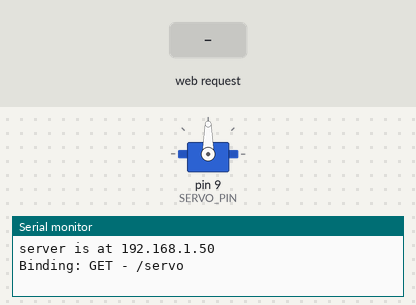
Bench run of a sketch on a simulated Arduino Uno, built for the host (arithmetic inside an expression is 32-bit, double 64-bit). Parts: servo, the last lines printed to the serial monitor. Inputs (shaded band) come from the test bench. WiFi joins after 1.5 s; servers stay silent unless stated.

Above: at 2.7 s.
2.8 s: HTTP request GET /servo received
At 3.4 s:
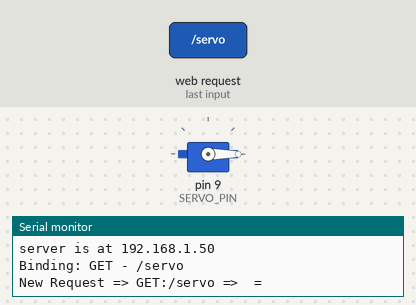
Timing chart, 0 to 5.8 s (numbered marks = the images above; inputs shaded):
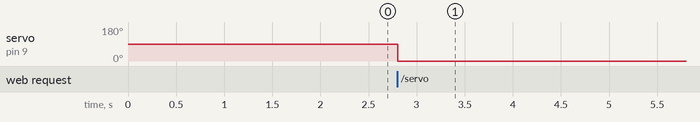

The sketch:

leapServoController.ino
```cpp
#include <SPI.h>
#include <Ethernet.h>
#include <Servo.h>
#include "restArdueasy.h"


// Enter a MAC address and IP address for your controller below.
// The IP address will be dependent on your local network:
byte mac[] = { 0xDE, 0xAD, 0xBE, 0xEF, 0xFE, 0xED };
IPAddress ip(192,168,1,177);
EthernetServer server(80);

const int SERVO_PIN = 9;
Servo myservo;


void setup() {
  myservo.attach(SERVO_PIN);

  beginSerial();
  beginEthernet(mac, ip, server);

  bind ("GET", "/servo", &setServo);
}


void loop() {
  restLoop(server);
}


void setServo(EthernetClient client, RequestParameter p) {
  char charBuf[10];
  int pos;
  p.value.toCharArray(charBuf, 10);
  pos = atoi(charBuf);
  if (pos >= 0 || pos <= 180) {
    myservo.write(pos);
  }
  httpOK(client);
}


void httpOK(EthernetClient client){
  client.println("HTTP/1.1 200 OK");
  client.println("Content-Type: text/html");
  client.println("Access-Control-Allow-Origin: *");
  client.println("Connection: close");  // the connection will be closed after completion of the response
  client.println();
}
```

restArdueasy.h
```cpp
#include "structs.h"

void bind ( String method, String uri, void (*f)(EthernetClient, RequestParameter) );

void parseHeader(EthernetClient client);

void beginSerial();

void beginEthernet(byte mac[], IPAddress ip, EthernetServer svr);

void restLoop(EthernetServer server);
```

restArdueasy.ino
```cpp
#include "structs.h"


void beginSerial() {
  // Open serial communications and wait for port to open:
  Serial.begin(9600);
}


void restLoop(EthernetServer server) {
  // listen for incoming clients
  EthernetClient client = server.available();
  if (client) {
    parseHeader(client);
    delay(1);
    client.stop();
  }
}

void beginEthernet(byte mac[], IPAddress ip, EthernetServer svr){
  // start the Ethernet connection and the server:
  Ethernet.begin(mac);
  svr.begin();
  Serial.print("server is at ");
  Serial.println(Ethernet.localIP());
}

boolean EOL(char buffer[]) {
  return (buffer[0] == '\r' && buffer[1] == '\n');
}

boolean EOH(char buffer[]) {
  return (buffer[0] == '\r' && buffer[1] == '\n' && buffer[2] == '\r' && buffer[3] == '\n');
}

String hashUri(String method, String uri) {
  return method + ':' + uri;
}

void (*bindedFunction[16])(EthernetClient, RequestParameter);
String bindedURI[16];
int bindCount = 0;


void bind ( String method, String uri, void (*f)(EthernetClient, RequestParameter) ) {
  Serial.println("Binding: " + method + " - " + uri);
  bindedFunction[bindCount] = f;
  bindedURI[bindCount] = hashUri(method, uri);
  bindCount = bindCount + 1;
}

void updateBuffer(char b[], char c) {
  b[0] = b[1];
  b[1] = b[2];
  b[2] = b[3];
  b[3] = c;
}

String parseHTTPField(EthernetClient client, char delimiter) {
  char buffer[4];
  String parameter = String();
  while (client.connected() && client.available() && !EOL(buffer)) {
    char c = client.read();
    if(c == delimiter) break;
    updateBuffer(buffer, c);
    parameter += c;
  }
  return parameter;
}

String parseHTTPMethod(EthernetClient client) {
  return parseHTTPField(client, ' ');

}

String parseRequestURI(EthernetClient client, RequestParameter &parameter) {
  String completeURI = parseHTTPField(client, ' ');
  if(completeURI.indexOf('?') != -1){
      parameter.name = completeURI.substring(completeURI.indexOf('?') + 1);
      parameter.value = parameter.name.substring(parameter.name.indexOf('=') + 1);
      parameter.name = parameter.name.substring(0,parameter.name.indexOf('='));
  }
  return completeURI.substring(0,completeURI.indexOf('?'));
}


void parseHeader(EthernetClient client) {
  String method = parseHTTPMethod(client);
  RequestParameter *p = new RequestParameter;
  String uri = parseRequestURI(client, *p);
  Serial.println("New Request => " + method + ':' + uri + " => " + p->name + " = " + p->value);

  for(int i = 0; i < bindCount; i++){
    if (bindedURI[i] == hashUri(method, uri)) {
      bindedFunction[i](client, *p);
    }
  }

  delete p;
}
```

structs.h
```cpp
#ifndef __struct_h__
#define __struct_h__

struct RequestParameter {
  String name;
  String value;
};

#endif
```

Measured:
- after the input at 2.8 s, servo on pin 9 (SERVO_PIN): 90° → 0° at once
